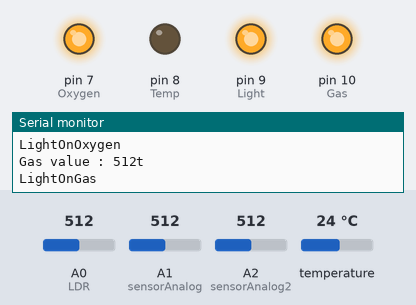
This sketch was run on a simulated Arduino Uno, built with avr-gcc and run on an emulated ATmega328P. On the bench: output pins drawn as LEDs (lit = HIGH), the last lines printed to the serial monitor. The inputs (shaded band) are chosen by the test bench; at power-on: temperature 24 °C, A0 (LDR) = 512, A1 (sensorAnalog) = 512, A2 (sensorAnalog2) = 512. WiFi joins after 1.5 s; servers stay silent unless stated.

Above: at 3.0 s.
3.1 s: temperature set to 27.3 °C
4.6 s: temperature set to 28.6 °C
At 5.2 s:
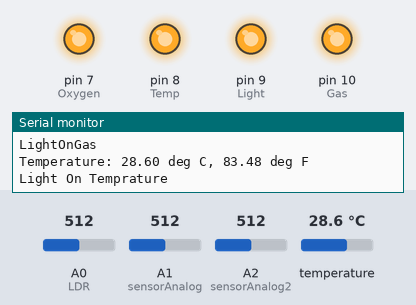
6.1 s: A0 (LDR) set to 316
7.6 s: A0 (LDR) set to 288
At 8.5 s:
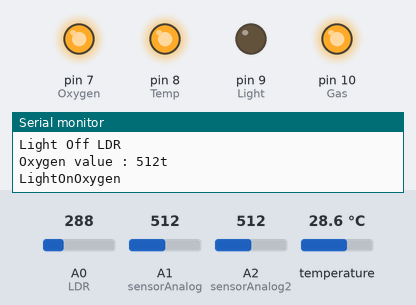
9.1 s: A1 (sensorAnalog) set to 213
12.1 s: A1 (sensorAnalog) set to 191
At 13.6 s:
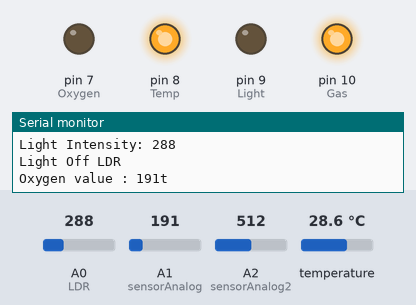
Timing chart, 0 to 14.6 s (numbered marks = the images above; inputs shaded):
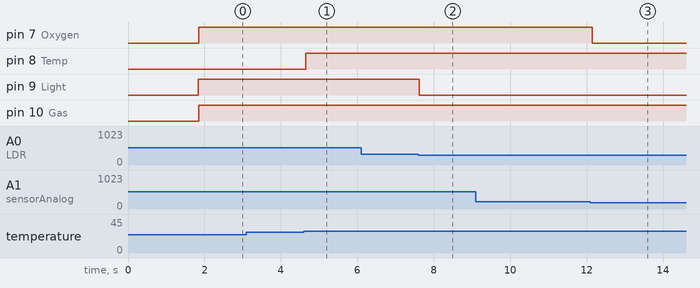

The sketch:

CombinedSystem_arduinowifi.ino
```cpp
#include <SFE_BMP180.h>
#include <Wire.h>
#include <SoftwareSerial.h>
//#include <Blynk.h>
//BlynkTimer  timer;
#define BLYNK_PRINT Serial
#define BLYNK_TEMPLATE_ID "TMPL2Fpnk9PEt"
#define BLYNK_TEMPLATE_NAME "Air Monitoring"
#define BLYNK_AUTH_TOKEN "S4aDAvYJ7QHXeC6gWDolqKmcVr7KvgW0"


#include <ESP8266_Lib.h>
#include <BlynkSimpleShieldEsp8266.h>
//#include <ESP8266WiFi.h>
//#include <BlynkSimpleEsp8266.h>
#define ESP8266_BAUD 9600
SoftwareSerial espSerial(2, 3);
SFE_BMP180 pressure;
ESP8266 wifi(&espSerial);

char auth[] = BLYNK_AUTH_TOKEN;
char ssid[] = "Novatech";
char pass[] = "Nova@Tech";

//SoftwareSerial espSerial(5, 6);

String str_Temp;
String str_Light;
String str_Oxygen;
String str_Gas;

double  str_Temp_Value;
double str_Light_Value;
double str_Oxygen_Value;
double str_Gas_Value;

float  Temperature;
float  light;
float  analog;
float  analog2;

//#define ALTITUDE 1655.0 // Altitude of SparkFun's HQ in Boulder, CO. in meters
#define LDR A0          //  LDR is connected to analog pin A1
#define Oxygen 7           //  digital pin 13 for the Oxygen control
#define Gas 10          // digital pin 13 for the Gas control
#define Temp 8           // digital pin 13 for the Temprature control
#define Light 9           // digital pin 13 for the light control
#define sensorAnalog  A1   // MQ3 connected to A1
#define sensorAnalog2  A2  // MQ2 connected to A2

void setup() {
  Serial.begin(115200);
  espSerial.begin(ESP8266_BAUD);
  delay(10);
 // Blynk.begin(BLYNK_AUTH_TOKEN, ssid, pass);
  Blynk.begin(auth, wifi, ssid, pass, "blynk.cloud", 80);
 // espSerial.begin(115200);
 Serial.println(F("BMP180 and LDR Measurements"));

  if (pressure.begin())
    Serial.println(F("BMP180 init success"));
  else {
    Serial.println(F("BMP180 init fail\n\n"));
    while (1); // Pause forever.
  }

  pinMode(Light, OUTPUT);
  pinMode(Temp, OUTPUT);
  pinMode(Oxygen, OUTPUT);
  pinMode(Gas, OUTPUT);
 // timer.setInterval(1000L, myTimer);
}

void loop() {
  char status;
  double Temperature;

  // Start a temperature measurement
  status = pressure.startTemperature();

  if (status != 0) {
    // Wait for the measurement to complete
    delay(status);

    // Retrieve the completed temperature measurement
    status = pressure.getTemperature(Temperature);

    if (status != 0) {
      // Print out the measurement
      Serial.print(F("Temperature: "));
      Serial.print(Temperature, 2);
      Serial.print(F(" deg C, "));
      Serial.print((9.0 / 5.0) * Temperature + 32.0, 2);
      Serial.println(F(" deg F"));
      str_Temp =String("coming from arduino: ")+String("Temperature: = ")+String(Temperature)+String(" deg C, ")+String((9.0 / 5.0) * Temperature + 32.0, 2)+ String(" deg F");
      str_Temp_Value = Temperature;
      espSerial.println(str_Temp_Value);

     // espSerial.println(str_Temp);
     // delay(1000);

      // Control the light based on temperature
      if (Temperature > 28) {
        digitalWrite(Temp, HIGH);
        Serial.println("Light On Temprature");
      } else {
        digitalWrite(Temp, LOW);
        Serial.println("Light Off Temprature");
      }
    } else {
      Serial.println("Error retrieving temperature measurement");
    }
  } else {
    Serial.println("Error starting temperature measurement");
  }
 // delay(150);

  // Read light intensity from LDR
  int light = analogRead(LDR);
  Serial.println("Light Intensity: " + String(light));
  str_Light =String("coming from arduino: ")+String("Light: = ")+String(light);
  str_Light_Value = light;
  espSerial.println(str_Light_Value);
 // espSerial.println(str_Light);
 // delay(1000);

  // Control the light based on light intensity
  if (light > 300) {
    digitalWrite(Light, HIGH);
    Serial.println("Light On LDR");
  } else {
    digitalWrite(Light, LOW);
    Serial.println("Light Off LDR");
  }

 // delay(150);

int analog = analogRead(sensorAnalog);
int analog2 = analogRead(sensorAnalog2);

  Serial.print("Oxygen value : ");
  Serial.print(analog);
  Serial.print("t");
   Serial.println("");
  str_Oxygen =String("coming from arduino: ")+String("Oxygen: = ")+String(analog);
  str_Oxygen_Value = analog;
  espSerial.println(str_Oxygen_Value);
  //espSerial.println(str_Oxygen);
   if ( analog>200){
    digitalWrite(Oxygen,HIGH);
    Serial.println("LightOnOxygen");

    }
 else{
      digitalWrite(Oxygen,LOW);
      Serial.println("LightOffOxygen");
      }

  //delay(1000);

  Serial.print("Gas value : ");
  Serial.print(analog2);
  Serial.print("t");
  Serial.println("");
  str_Gas =String("coming from arduino: ")+String("Gas: = ")+String(analog2);
  str_Gas_Value = analog2;
  espSerial.println(str_Gas_Value);
 /// espSerial.println(str_Gas);

  //delay(1000);


 if ( analog2 >250){
    digitalWrite(Gas,HIGH);
    Serial.println("LightOnGas");

    }
 else{
      digitalWrite(Gas,LOW);
      Serial.println("LightOffGas");
      }
   Blynk.run();
   Blynk.virtualWrite(V0, Temperature);
   Blynk.virtualWrite(V1, light);
   Blynk.virtualWrite(V2,analog);
   Blynk.virtualWrite(V2,analog2);


  //timer.run();
}
```

Measured:
- the behaviour switches between 28 and 28.1 °C on temperature (found by bisection; images 0 and 1)
- the behaviour switches between 301 and 300 on A0 (LDR) (found by bisection; images 1 and 2)
- the behaviour switches between 201 and 200 on A1 (sensorAnalog) (found by bisection; images 2 and 3)
- after the input at 4.6 s, pin 8 (Temp): LOW → HIGH after 0.05 s
- after the input at 7.6 s, pin 9 (Light): HIGH → LOW at once
- after the input at 12.1 s, pin 7 (Oxygen): HIGH → LOW after 0.05 s
